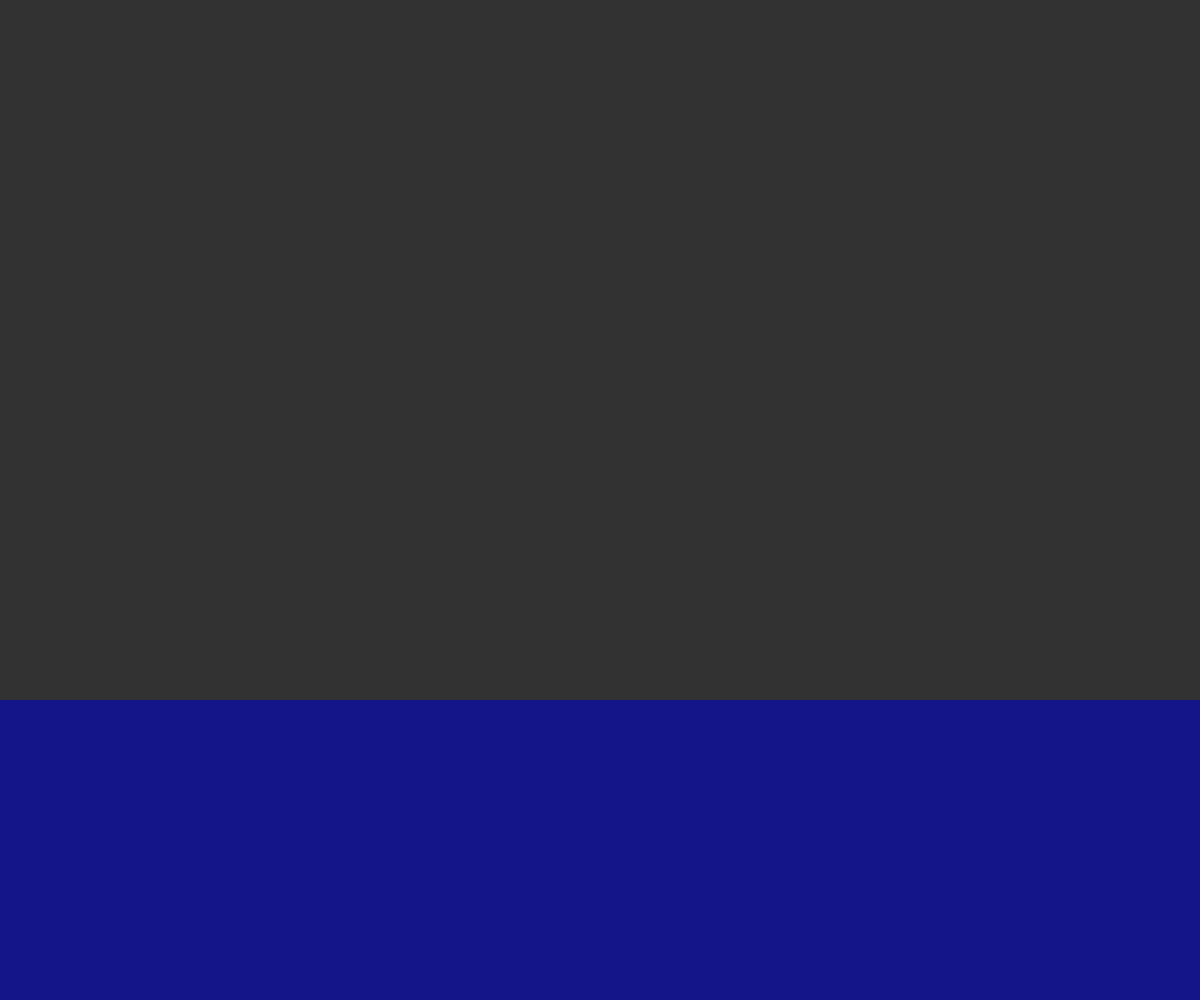
Frame 1 (no input)
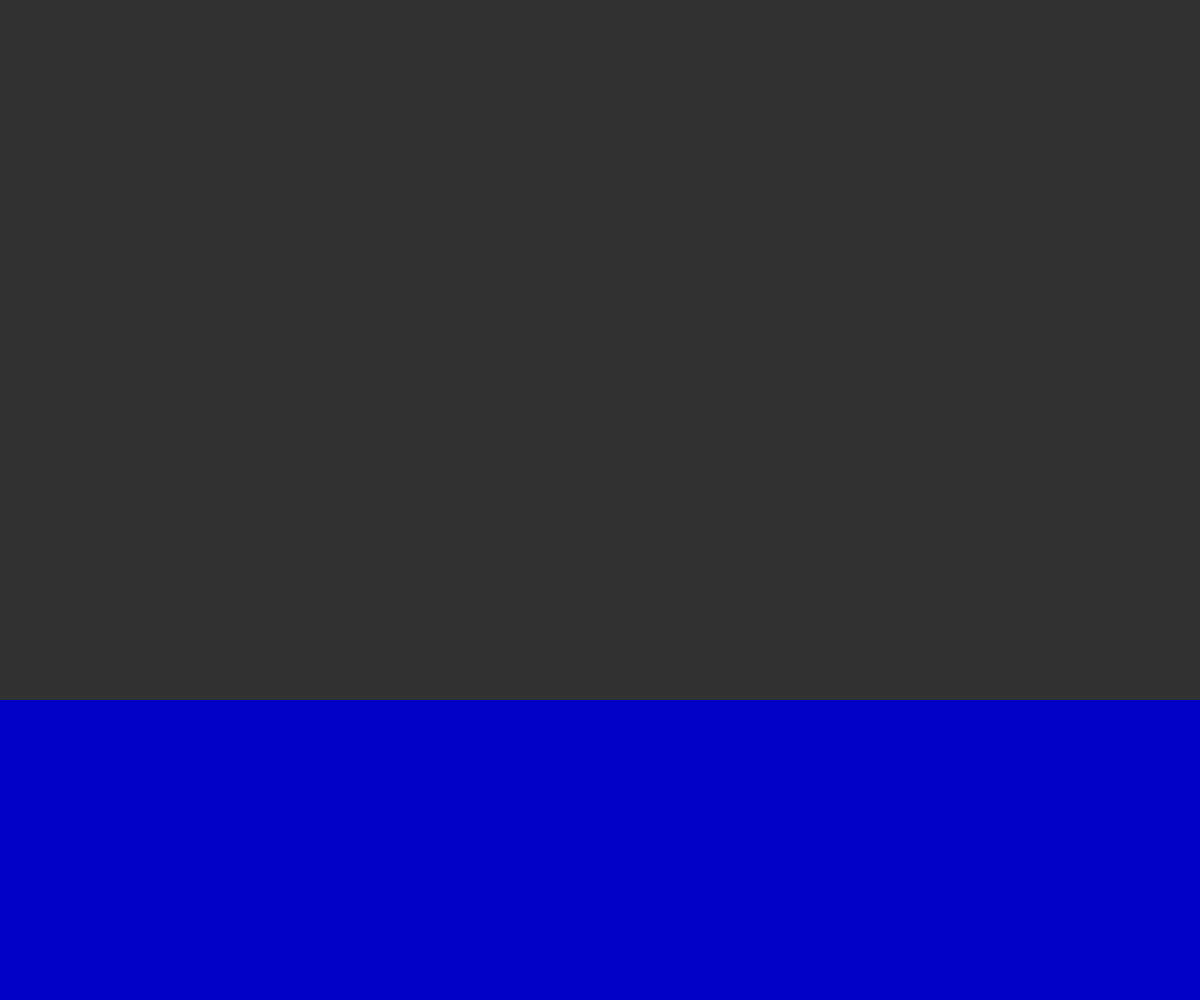
Frame 60 (no input)
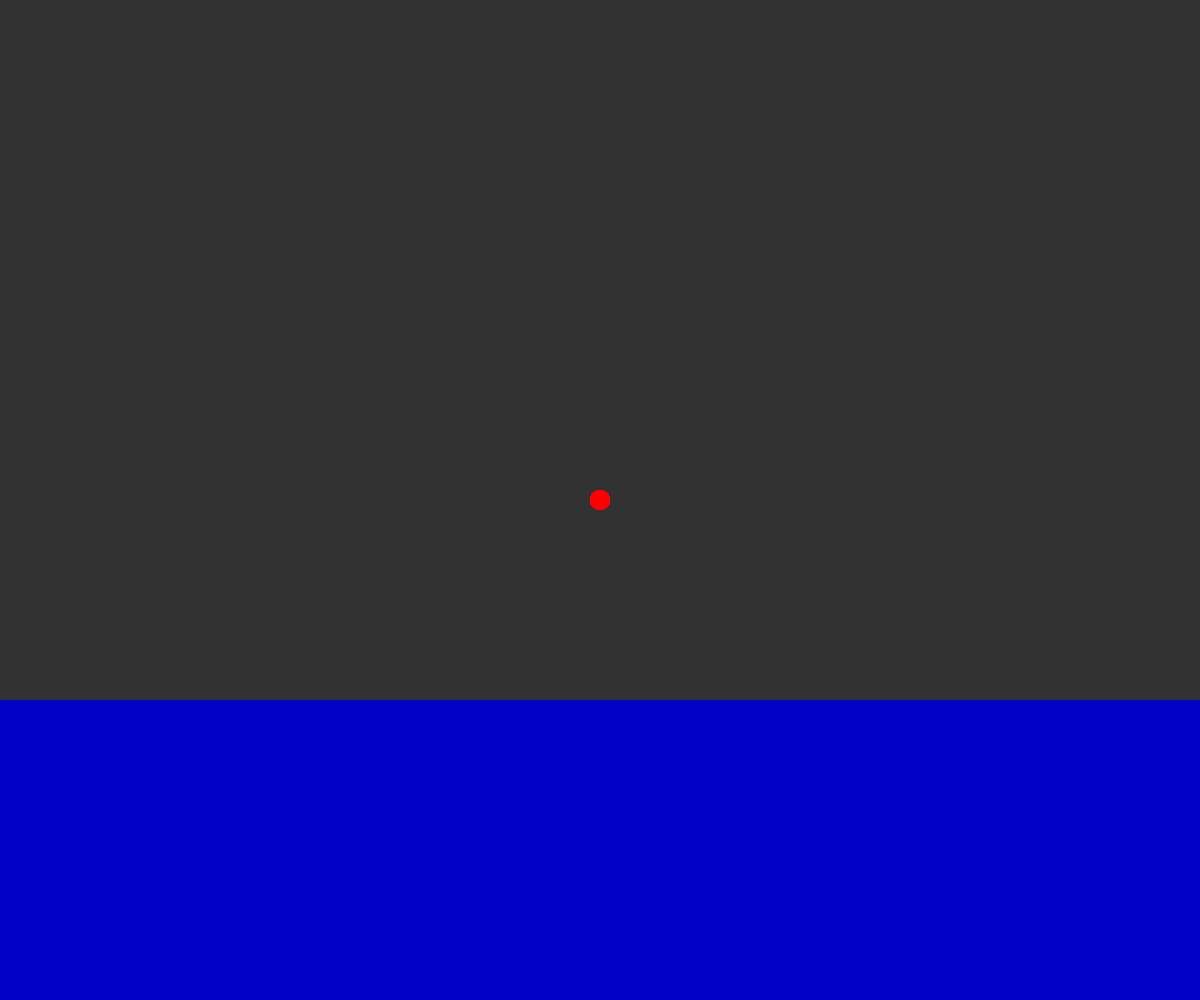
Frame 120 (the mouse pressed at the canvas centre since frame 60)

The p5.js sketch that drew these frames (run headless with seeded random() and noise() and a simulated clock; from frame 60 on, the mouse is pressed at the canvas centre):

// p5.js sketch
// ── sketch.js
function setup() {
  createCanvas(windowWidth, windowHeight);
  frameRate(165);
  background(50)
}
let press = false;
function draw() {
  
  
  if(press == true) {
    ball();
  }

  water();
  
}

function mousePressed(){
  
  press = true;
}
function mouseReleased(){
  press = false;
}
// ── test.js
function ball(){
    noStroke();
    fill(255, 0, 0, 255);
    circle(mouseX, mouseY, 20);
}

function water(){
    rectMode("center");
    fill(0, 0, 200, 150);
    noStroke();
    rect(1000, 1100, 3000, 800);
}
